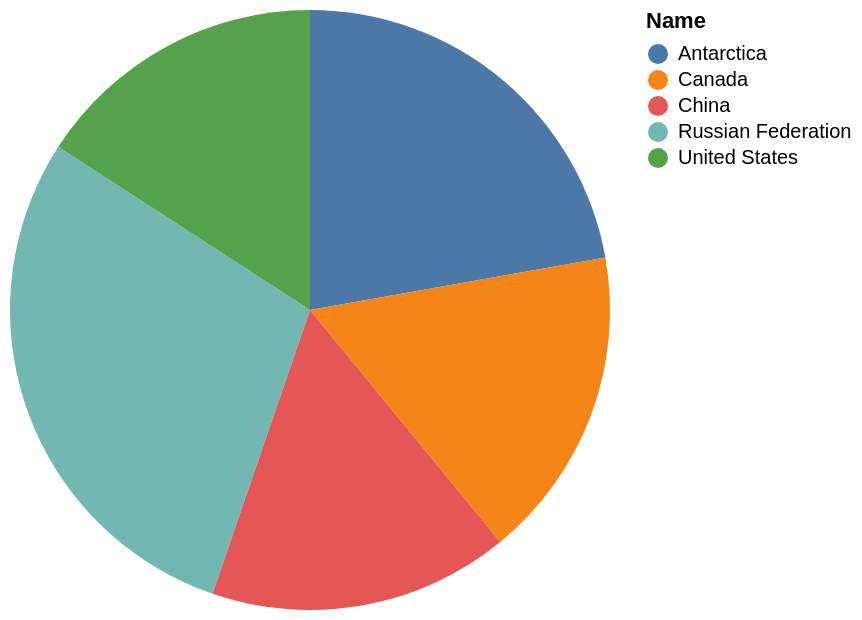

Write a Vega-Lite specification for this figure.
### Vega-Lite specification from a JSON file in a GitHub repository (floating-point values rounded to 4 significant figures)
{"data": {"values": [{"x_data": "Russian Federation", "y_data": 17075400}, {"x_data": "Antarctica", "y_data": 13120000}, {"x_data": "Canada", "y_data": 9970610}, {"x_data": "China", "y_data": 9572900}, {"x_data": "United States", "y_data": 9363520}]}, "mark": "arc", "encoding": {"theta": {"field": "y_data", "type": "quantitative", "title": "SurfaceArea"}, "color": {"field": "x_data", "type": "nominal", "title": "Name"}}}
